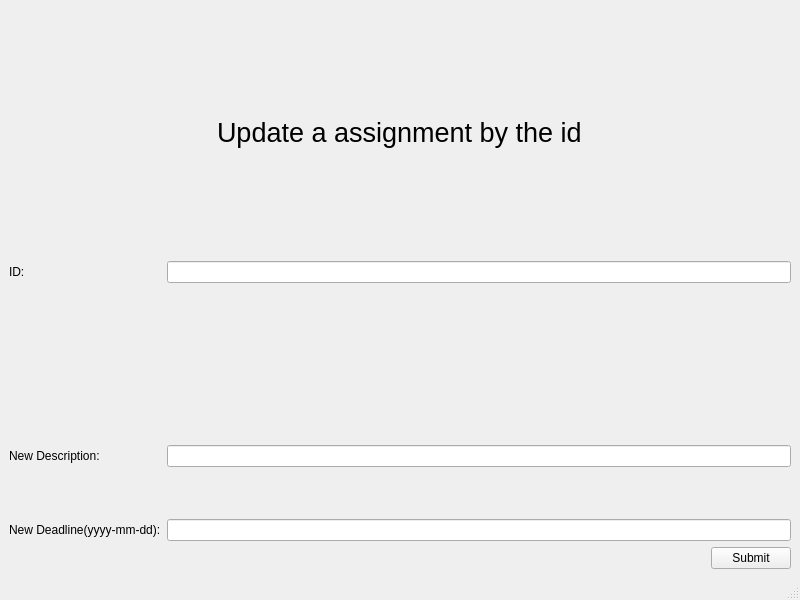
<?xml version="1.0" encoding="UTF-8"?>
<ui version="4.0">
 <class>MainWindow</class>
 <widget class="QMainWindow" name="MainWindow">
  <property name="geometry">
   <rect>
    <x>0</x>
    <y>0</y>
    <width>800</width>
    <height>600</height>
   </rect>
  </property>
  <property name="windowTitle">
   <string>MainWindow</string>
  </property>
  <widget class="QWidget" name="centralwidget">
   <layout class="QVBoxLayout" name="verticalLayout_4">
    <item>
     <layout class="QVBoxLayout" name="verticalLayout">
      <item alignment="Qt::AlignHCenter">
       <widget class="QLabel" name="label">
        <property name="font">
         <font>
          <pointsize>20</pointsize>
         </font>
        </property>
        <property name="text">
         <string>Update a assignment by the id</string>
        </property>
       </widget>
      </item>
     </layout>
    </item>
    <item>
     <layout class="QFormLayout" name="formLayout">
      <item row="0" column="0">
       <widget class="QLabel" name="label_2">
        <property name="text">
         <string>ID:</string>
        </property>
       </widget>
      </item>
      <item row="0" column="1">
       <widget class="QLineEdit" name="id_text">
        <property name="text">
         <string/>
        </property>
       </widget>
      </item>
      <item row="1" column="0">
       <spacer name="horizontalSpacer">
        <property name="orientation">
         <enum>Qt::Horizontal</enum>
        </property>
        <property name="sizeType">
         <enum>QSizePolicy::Fixed</enum>
        </property>
        <property name="sizeHint" stdset="0">
         <size>
          <width>40</width>
          <height>150</height>
         </size>
        </property>
       </spacer>
      </item>
      <item row="2" column="0">
       <widget class="QLabel" name="label_3">
        <property name="text">
         <string>New Description:</string>
        </property>
       </widget>
      </item>
      <item row="2" column="1">
       <widget class="QLineEdit" name="name_text"/>
      </item>
      <item row="3" column="0">
       <spacer name="horizontalSpacer_2">
        <property name="orientation">
         <enum>Qt::Horizontal</enum>
        </property>
        <property name="sizeHint" stdset="0">
         <size>
          <width>40</width>
          <height>40</height>
         </size>
        </property>
       </spacer>
      </item>
      <item row="4" column="0">
       <widget class="QLabel" name="label_4">
        <property name="text">
         <string>New Deadline(yyyy-mm-dd):</string>
        </property>
       </widget>
      </item>
      <item row="4" column="1">
       <widget class="QLineEdit" name="group_text"/>
      </item>
     </layout>
    </item>
    <item>
     <layout class="QVBoxLayout" name="verticalLayout_3">
      <item alignment="Qt::AlignRight">
       <widget class="QPushButton" name="submit">
        <property name="text">
         <string>Submit</string>
        </property>
       </widget>
      </item>
     </layout>
    </item>
   </layout>
  </widget>
  <widget class="QMenuBar" name="menubar">
   <property name="geometry">
    <rect>
     <x>0</x>
     <y>0</y>
     <width>800</width>
     <height>22</height>
    </rect>
   </property>
  </widget>
  <widget class="QStatusBar" name="statusbar"/>
 </widget>
 <resources/>
 <connections/>
</ui>
